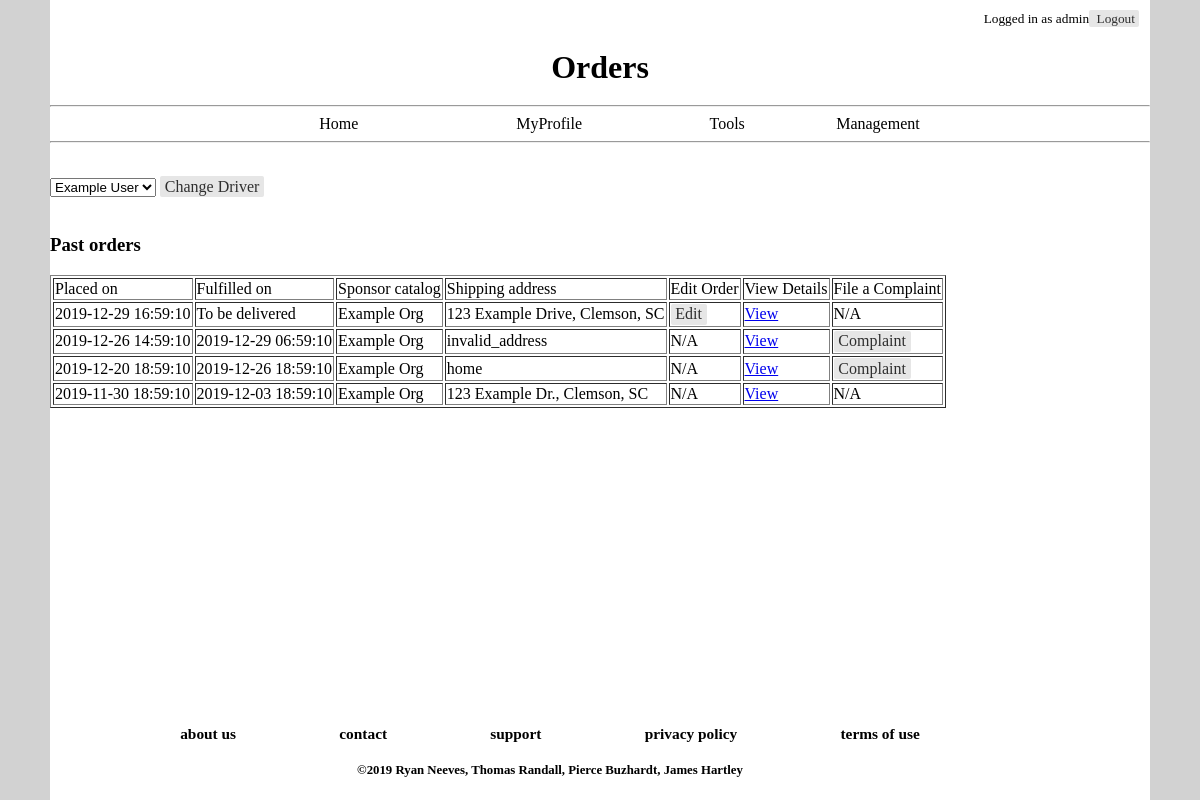
Screenshot of /pages/orders.php (signed in) with the database file from the repository.
### tables this page shows
CREATE TABLE IF NOT EXISTS `account` (
  `account_id` int(11) NOT NULL AUTO_INCREMENT,
  `username` varchar(30) NOT NULL,
  `email_address` varchar(100) NOT NULL,
  `shipping_address` varchar(150) NOT NULL,
  `hashed_password` varchar(255) NOT NULL,
  `role` enum('driver','sponsor','admin') NOT NULL,
  `path_to_pfp` varchar(256) DEFAULT NULL,
  `live_account` INT (1) NULL DEFAULT '1',
  PRIMARY KEY (`account_id`),
  UNIQUE KEY `username` (`username`),
  UNIQUE KEY `email_address` (`email_address`)
);

CREATE TABLE IF NOT EXISTS `order_transactions` (
  `order_id` int(11) NOT NULL AUTO_INCREMENT,
  `driver_account_id` int(11) NOT NULL,
  `auth_account_id` int(11) NOT NULL,
  `sponsor_org_id` int(11) NOT NULL,
  `shipping_address` varchar(150) NOT NULL,
  `creation_time` datetime DEFAULT NULL,
  `fulfill_time` datetime DEFAULT NULL,
  `problem` varchar(250) DEFAULT NULL,
  `complain` varchar(250) DEFAULT NULL,
  PRIMARY KEY (`order_id`),
  KEY `driver_account_id` (`driver_account_id`),
  KEY `auth_account_id` (`auth_account_id`),
  KEY `sponsor_org_id` (`sponsor_org_id`)
);

CREATE TABLE IF NOT EXISTS `sponsor_org` (
  `sponsor_org_id` int(11) NOT NULL AUTO_INCREMENT,
  `org_name` varchar(50) NOT NULL,
  `org_email_address` varchar(100) NOT NULL,
  `org_bio` varchar(500) DEFAULT NULL,
  `org_url` varchar(256) DEFAULT NULL,
  `path_to_org_logo` varchar(256) DEFAULT NULL,
  `points_to_dollars` double NOT NULL,
  `application_open` int(1) NULL DEFAULT '1',
  `live_org` int(1) NULL DEFAULT '1',
  PRIMARY KEY (`sponsor_org_id`),
  UNIQUE KEY `org_name` (`org_name`)
);

### php/config.php (called while the page is built, shortened)
<?php
  $dbhost = "driverdb.cgbvpo0s4pjx.us-east-1.rds.amazonaws.com";
  $dbuser = "DrvrRwrds_1rtc";
  $dbpass = "TenRats10";
  $database = "DriverRewards4910";
?>

### php/mysqlClass.php (called while the page is built, shortened)
<?php
class mysql_db {
  public $db_connect_id;
  function __construct($dbhost, $dbuser, $dbpass, $database) {
    $this->server = $dbhost;
    $this->user = $dbuser;
    $this->password = $dbpass;
    $this->dbname = $database;
    $this->db_connect_id = new mysqli($this->server,$this->user,$this->password,$this->dbname);
    if($this->db_connect_id->connect_error) {
      die("Connection failed: " . $this->db_connect_id->connect_error);
    }
    else { return $this->db_connect_id; }
  }
  function query($query) {
    return mysqli_query($this->db_connect_id, $query);
  }
}
include_once ("config.php");
$db = new mysql_db($dbhost, $dbuser, $dbpass, $database);
?>

### pages/orders.php (the view, shortened to what this page needs)
<!DOCTYPE html>
<html>
<?php $title = "Orders";
include('../php/header.php'); ?>
<main>
    <?php
    if (isset($_GET['viewid'])) {
        $rd_link = '../pages/orders.php?viewid=' . $_GET['viewid'];
    } else {
        $rd_link = '../pages/orders.php';
    }
    if ($role != 'driver') {
      if($role == 'sponsor') {
        $org = getSponsorOrgId($db, $_SESSION['user_id']);
        $sql = "SELECT account_id, username FROM account WHERE role='driver' AND account_id IN (SELECT driver_account_id FROM driver_in_org WHERE sponsor_org_id IN (SELECT sponsor_org_id FROM driver_in_org WHERE driver_account_id = $_SESSION[user_id])) AND live_account = 1 AND account_id IN (SELECT driver_account_id FROM order_transactions)";
      }
      else {
        $sql = "SELECT account_id, username FROM account WHERE role='driver' AND live_account = 1 AND account_id IN (SELECT driver_account_id FROM order_transactions)";
      }
      $result = $db->query($sql);
      if(mysqli_num_rows($result) == 0) {
      footdie("No drivers have made any orders!");
      }
      else {
      echo "<form method=GET action='$rd_link'><select name=viewid>\n";
      while ($row = $result->fetch_assoc()) {
        echo "\t<option name=driver value=$row[account_id]";
        if ((!isset($_GET['viewid']) && $selected_driver = $row['account_id']) || $_GET['viewid'] == $row['account_id']) {
          echo " selected";
        }
        echo ">$row[username]</option>\n";
      }
      echo "</select>\n";
      echo "<input type=submit class=button value=\"Change Driver\"></form><br>";
      }
    }
      ?>
    <h3>Past orders</h3>
    <?php
    if (isset($_SESSION['user_id'])) {
        $id = $_SESSION['user_id'];
        if (isset($_GET['viewid'])) $id = $_GET['viewid'];
        if ($role == "admin" || $_SESSION['user_id'] == $id || $correct_sponsor) {
            $query = "SELECT `order_transactions`.`order_id`, `order_transactions`.`auth_account_id`, `order_transactions`.`shipping_address`, `order_transactions`.`creation_time`,  `order_transactions`.`fulfill_time`, `sponsor_org`.`org_name`, `order_transactions`.`problem`, TIMESTAMPDIFF(DAY, NOW(), `order_transactions`.`creation_time`) AS `remaining_days` FROM `order_transactions` INNER JOIN `sponsor_org` ON `sponsor_org`.`sponsor_org_id` = `order_transactions`.`sponsor_org_id` WHERE `order_transactions`.`driver_account_id` = $id ORDER BY `order_transactions`.`creation_time` DESC";
            $result = $db->query($query);
            if (!$result || mysqli_num_rows($result) == 0) {
                echo("<p class=\"errorText\">No Past Orders Made</p>");
            } else {
                $count = 0;
                $return_string = "<table border =\"1\">";
                $return_string .= "<tr><td>Placed on</td><td>Fulfilled on</td><td>Sponsor catalog</td><td>Shipping address</td><td>Edit Order</td><td>View Details</td><td>File a Complaint</td></tr>\n";
                while ($count != mysqli_num_rows($result)) {
                    $result_row = mysqli_fetch_array($result);
                    $address = $result_row['shipping_address'];
                    $creation_date = $result_row['creation_time'];
                    $org_name = $result_row['org_name'];
                    $fulfill_date = $result_row['fulfill_time'];
                    if ($fulfill_date == NULL) $fulfill_date = "To be delivered";
                    $return_string .= "<tr><td>$creation_date</td><td>$fulfill_date</td><td>$org_name</td><td>$address</td>";
                    if ($result_row['remaining_days'] > -2) {
                        $return_string .= "\n<td><form method=POST action='$rd_link'><input type=submit name=cancel value=Edit class=button onclick=\"cancelWarning();\"><input type=hidden name=order_id value=$result_row[order_id]></form></td>";
                    } else $return_string .= "<td>N/A</td>";
                    $return_string .= "<td><a href='../pages/order_details.php?order_id=$result_row[order_id]'>View</a></td>\n";
                    $return_string .= "<td>";
                    if($result_row['remaining_days'] > -14 && $result_row['remaining_days'] <= -3) {
                      $return_string .= "<form method=POST action='$rd_link'><input type=submit name=complain value=Complaint class=button>\n";
                      $return_string .= "<input type=hidden name=order_id value=$result_row[order_id]></form>";
                    }
                    else $return_string .= "N/A";
                    $return_string .= "</td></tr>\n";
                    $count = $count + 1;
                }
                $return_string .= "</table><br/>";
                echo "$return_string";
            }
        }
    }
    ?>
</main>
<?php include('../php/footer.php'); ?>
</html>

### php/sqlconnect.php (shortened to what this page needs)
<?php
@include_once('./mysqlClass.php');
@include_once('../php/mysqlClass.php');
if (!isset($_SESSION["user_id"])) {
} else {
    $id = $_SESSION["user_id"];
    $sql = "SELECT username,role FROM account WHERE account_id = '$id'";
    $result = $db->query($sql);
    if ($row = $result->fetch_assoc()) {
        $role = $row["role"];
    }
}
function displayLogin($logged_in, $login_name)
{
    if ($logged_in == true) {
        echo "Logged in as " . $login_name . "<a class='button' href='../pages/logout.php'> Logout</a>";
    } else {
        echo "<a class='button' href=\"./login.php\">Login</a>";
        echo "	<a class = 'button' href=\"./register.php\">Register</a>";
    }
}
?>

### rows the page displays
account: role "admin"
order_transactions: creation_time "2019-12-29 16:59:10", fulfill_date "To be delivered", sponsor_org.org_name "Example Org", shipping_address "123 Example Drive, Clemson, SC", value "N/A"
order_transactions: creation_time "2019-12-26 14:59:10", fulfill_time "2019-12-29 06:59:10", sponsor_org.org_name "Example Org", shipping_address "invalid_address", shows "N/A"
order_transactions: creation_time "2019-12-20 18:59:10", fulfill_time "2019-12-26 18:59:10", sponsor_org.org_name "Example Org", shipping_address "home", shows "N/A"
order_transactions: creation_time "2019-11-30 18:59:10", fulfill_time "2019-12-03 18:59:10", sponsor_org.org_name "Example Org", shipping_address "123 Example Dr., Clemson, SC", shows "N/A", value "N/A"

### other values shown
$title "Orders"
form field viewid "Example User"
